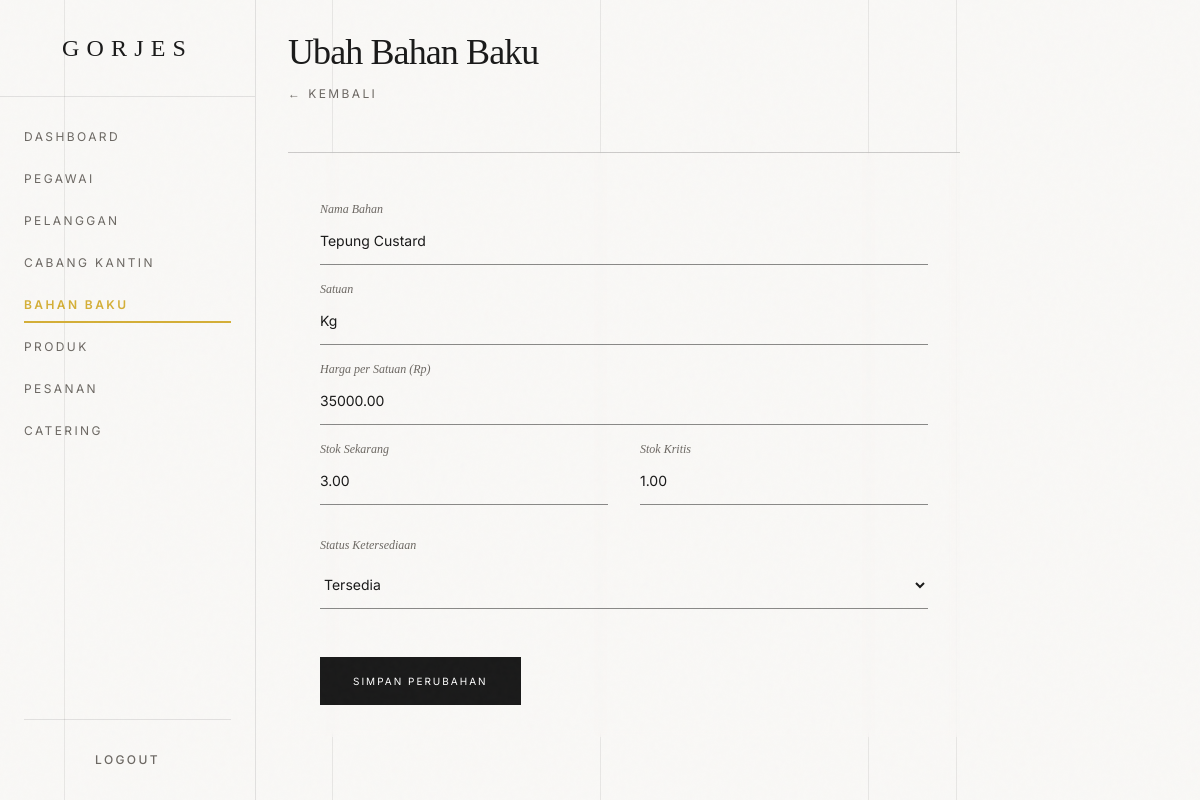
/dashboard/bahan_baku/bahan_bakuubah.php?id=5 (signed in), run on the app's committed database.
### tables this page shows
create table bahan_baku
(
    id_bahan_baku       int auto_increment
        primary key,
    nama_bahan          varchar(100)                          not null,
    satuan              varchar(30)                           not null,
    harga_satuan_bahan  decimal(12, 2)                        not null,
    stok                decimal(10, 2) default 0.00           null,
    stok_kritis         decimal(10, 2) default 0.00           null,
    status_ketersediaan enum ('Tersedia', 'Menipis', 'Habis') null,
    constraint chk_bahan_baku_stok check (stok >= 0),
    constraint chk_bahan_baku_kritis check (stok_kritis >= 0)
);

### dashboard/bahan_baku/bahan_bakuubah.php (the view, shortened to what this page needs)
<?php
include '../../layouts/config.php';
$id = $_GET['id'] ?? 0;
$sql = "SELECT * FROM bahan_baku WHERE id_bahan_baku = ?";
$stmt = mysqli_prepare($conn, $sql);
mysqli_stmt_bind_param($stmt, 'i', $id);
mysqli_stmt_execute($stmt);
$result = mysqli_stmt_get_result($stmt);
$data = mysqli_fetch_assoc($result);
include '../../layouts/head.php';
include '../../layouts/menu.php';
?>
<div class="mb-12 relative z-10">
    <h2 class="font-serif text-4xl tracking-tight mb-2">Ubah Bahan Baku</h2>
    <a href="bahan_bakulihat.php" class="text-xs tracking-[0.2em] uppercase text-luxury-mutedFg hover:text-luxury-accent transition-colors">← Kembali</a>
</div>
<div class="border-t border-luxury-fg/20 pt-8 relative z-10 max-w-2xl bg-luxury-bg/50 backdrop-blur-sm p-8">
    <form action="controllers/update.php" method="POST" class="space-y-8">
        <div class="relative group">
            <input type="text" name="nama_bahan" id="nama_bahan" required value="<?= htmlspecialchars($data['nama_bahan']) ?>"
                class="w-full h-12 bg-transparent border-b border-luxury-fg/50 text-sm px-0 py-2 focus:outline-none focus:border-luxury-accent transition-colors duration-500 peer placeholder-transparent" placeholder="Nama Bahan">
            <label for="nama_bahan" class="absolute left-0 -top-4 text-xs text-luxury-mutedFg font-serif italic transition-all duration-500 peer-focus:-top-4 peer-focus:text-xs peer-focus:text-luxury-accent">Nama Bahan</label>
        </div>
        <div class="relative group">
            <input type="text" name="satuan" id="satuan" required value="<?= htmlspecialchars($data['satuan']) ?>"
                class="w-full h-12 bg-transparent border-b border-luxury-fg/50 text-sm px-0 py-2 focus:outline-none focus:border-luxury-accent transition-colors duration-500 peer placeholder-transparent" placeholder="Satuan">
            <label for="satuan" class="absolute left-0 -top-4 text-xs text-luxury-mutedFg font-serif italic transition-all duration-500 peer-focus:-top-4 peer-focus:text-xs peer-focus:text-luxury-accent">Satuan</label>
        </div>
        <div class="relative group">
            <input type="number" name="harga_satuan_bahan" id="harga_satuan_bahan" required min="0" step="0.01" value="<?= htmlspecialchars($data['harga_satuan_bahan']) ?>"
                class="w-full h-12 bg-transparent border-b border-luxury-fg/50 text-sm px-0 py-2 focus:outline-none focus:border-luxury-accent transition-colors duration-500 peer placeholder-transparent" placeholder="Harga per Satuan (Rp)">
            <label for="harga_satuan_bahan" class="absolute left-0 -top-4 text-xs text-luxury-mutedFg font-serif italic transition-all duration-500 peer-focus:-top-4 peer-focus:text-xs peer-focus:text-luxury-accent">Harga per Satuan (Rp)</label>
        </div>
        <div class="grid grid-cols-2 gap-8">
            <div class="relative group">
                <input type="number" name="stok" id="stok" required min="0" value="<?= htmlspecialchars($data['stok']) ?>"
                    class="w-full h-12 bg-transparent border-b border-luxury-fg/50 text-sm px-0 py-2 focus:outline-none focus:border-luxury-accent transition-colors duration-500 peer placeholder-transparent" placeholder="Stok Sekarang">
                <label for="stok" class="absolute left-0 -top-4 text-xs text-luxury-mutedFg font-serif italic transition-all duration-500 peer-focus:text-luxury-accent">Stok Sekarang</label>
            </div>
            <div class="relative group">
                <input type="number" name="stok_kritis" id="stok_kritis" required min="0" value="<?= htmlspecialchars($data['stok_kritis']) ?>"
                    class="w-full h-12 bg-transparent border-b border-luxury-fg/50 text-sm px-0 py-2 focus:outline-none focus:border-luxury-accent transition-colors duration-500 peer placeholder-transparent" placeholder="Stok Kritis">
                <label for="stok_kritis" class="absolute left-0 -top-4 text-xs text-luxury-mutedFg font-serif italic transition-all duration-500 peer-focus:text-luxury-accent">Stok Kritis</label>
            </div>
        </div>
        <div class="relative group mt-4">
            <label for="status_ketersediaan" class="block text-xs text-luxury-mutedFg font-serif italic mb-2">Status Ketersediaan</label>
            <select name="status_ketersediaan" id="status_ketersediaan" class="w-full h-12 bg-transparent border-b border-luxury-fg/50 text-sm px-0 py-2 focus:outline-none focus:border-luxury-accent transition-colors duration-500 cursor-pointer">
                <option value="Tersedia" class="bg-luxury-bg text-luxury-fg" <?= $data['status_ketersediaan'] === 'Tersedia' ? 'selected' : '' ?>>Tersedia</option>
            </select>
        </div>
        <div class="pt-4">
            <button type="submit"
                class="h-12 px-8 border border-[#1A1A1A] bg-[#1A1A1A] text-white text-[10px] tracking-[0.2em] uppercase relative overflow-hidden group hover:bg-transparent hover:text-[#1A1A1A] transition-all duration-500">
                <span class="relative z-10 transition-colors duration-500">Simpan Perubahan</span>
            </button>
        </div>
    </form>
</div>
<?php
include '../../layouts/footer.php';
include '../../layouts/vendor-scripts.php';
?>

### layouts/head.php (style rules this page uses)
body { background-color: #F9F8F6; color: #1A1A1A; border-radius: 0px !important; }
* { border-radius: 0px !important; }

### data on the page
bahan_baku: nama_bahan "Tepung Custard", satuan "Kg", harga_satuan_bahan "35000.00", stok "3.00", stok_kritis "1.00", status_ketersediaan "Tersedia"
